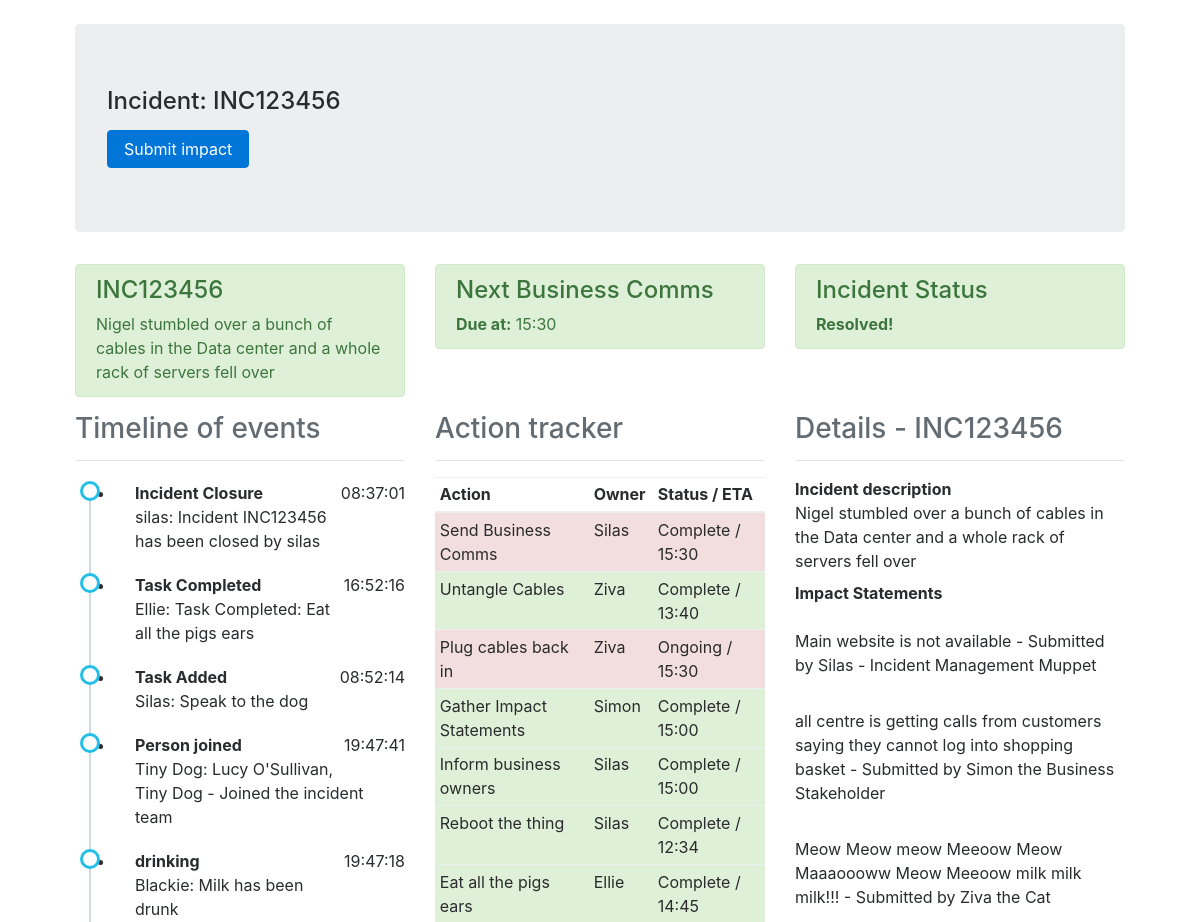
Page /dashboard/INC123456 (upper part) on the earlier database version.
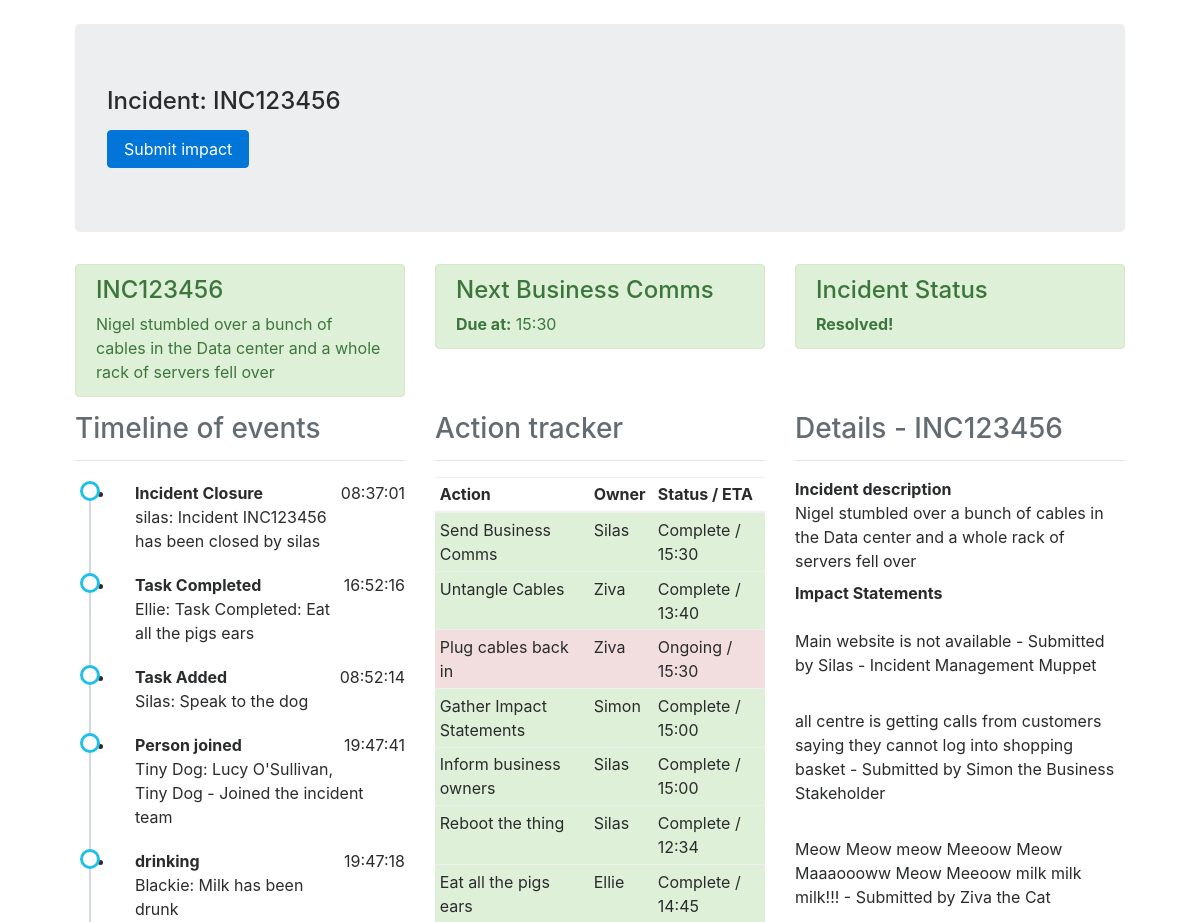
Same page on the later database version.
### models.py (models this page shows)
class Task(db.Model):
    id = db.Column(db.Integer, primary_key=True)
    incident_no = db.Column(db.String(32), db.ForeignKey('incident.incident_no'), index=True)
    body = db.Column(db.String(512))
    assignee = db.Column(db.String(32), index=True)
    eta = db.Column(db.String(32))
    status = db.Column(db.String(32))

### simaritan/routes.py (the view)
@app.route('/dashboard/<incident>')
def dashboard(incident):
    inc = Incident.query.filter_by(incident_no=incident).first()
    if inc is None:
        return render_template('notfound.html', incident=incident, title='Not found!')
    impacts = ImpactStatement.query.filter_by(incident_no=incident).all()
    tasks = Task.query.filter_by(incident_no=incident).all()
    timeline = Event.query.filter_by(incident_no=incident).order_by(Event.timestamp.desc()).all()
    team = IncMem.query.filter_by(incident_no=incident).all()
    return render_template('dashboard.html', title='Incident Dashboard for {}'.format(inc.incident_no),
                           tasks=tasks, team=team, timeline=timeline, impacts=impacts, inc=inc)

### simaritan/templates/dashboard.html (shortened to what this page needs)
{% extends "base.html" %}
{% block body %}
		<div class="row">
			<div class="col-md-12">
				<div class="row">
					{% include "components/header-row.html" %}
				</div>
				<div class="row">
					<div class="col-md-4">
						{% include "components/timeline.html" %}
					</div>
					<div class="col-md-4">
					{% include "components/actions.html" %}
					</div>
					<div class="col-md-4">
						{% include "components/incdetails.html" %}
					</div>
				</div>
			</div>
		</div>
	</div>
{% endblock %}

### simaritan/templates/components/actions.html (shortened to what this page needs)
<h3 class="text-left text-muted">
	Action tracker
</h3>
<hr />
<table class="table table-striped table-hover table-sm">
	<thead>
		<tr>
			<th>
				Action
			</th>
			<th>
				Owner
			</th>
			<th>
				Status / ETA
			</th>
		</tr>
    </thead>
    <tbody>
		{% for task in tasks %}
				{% if task.status == '1' %}
        	<tr class="table-success">
   	    	 	{% else %}
	    	<tr class="table-danger">
   	    	 	{% endif %}
	    		<td>
	    			{{ task.body }}
	    		</td>
	    		<td>
	    			{{ task.assignee }}
	    		</td>
	    		<td>
					{% if task.status == 'Complete' %}
						Complete
					{% elif task.status == '1' %}
	    				Complete
					{% else %}
						Ongoing
					{% endif %} / {{ task.eta }}
	    		</td>
	    	</tr>
    	{% endfor %}
    </tbody>
</table>

Differences in the rows shown:
changed Task "Send Business Comms": status "Complete" → "1" (drawn)
